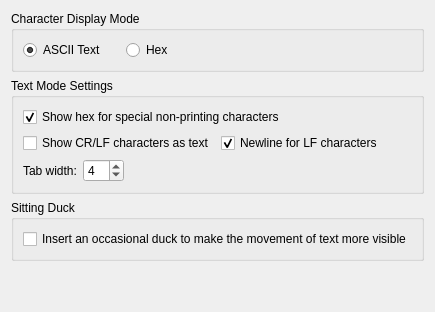
              <widget class="QWidget" name="tab_displayMode">
               <attribute name="title">
                <string>Display Mode</string>
               </attribute>
               <layout class="QVBoxLayout" name="verticalLayout_16">
                <item>
                 <widget class="QGroupBox" name="groupBox_4">
                  <property name="title">
                   <string>Character Display Mode</string>
                  </property>
                  <layout class="QGridLayout" name="gridLayout_14">
                   <property name="horizontalSpacing">
                    <number>20</number>
                   </property>
                   <item row="0" column="0">
                    <widget class="QRadioButton" name="radioButton_displayMode_text">
                     <property name="sizePolicy">
                      <sizepolicy hsizetype="Minimum" vsizetype="Fixed">
                       <horstretch>0</horstretch>
                       <verstretch>0</verstretch>
                      </sizepolicy>
                     </property>
                     <property name="text">
                      <string>ASCII Text</string>
                     </property>
                     <property name="checked">
                      <bool>true</bool>
                     </property>
                    </widget>
                   </item>
                   <item row="0" column="1">
                    <widget class="QRadioButton" name="radioButton_displayMode_hex">
                     <property name="sizePolicy">
                      <sizepolicy hsizetype="Minimum" vsizetype="Fixed">
                       <horstretch>0</horstretch>
                       <verstretch>0</verstretch>
                      </sizepolicy>
                     </property>
                     <property name="text">
                      <string>Hex</string>
                     </property>
                    </widget>
                   </item>
                   <item row="0" column="2">
                    <spacer name="horizontalSpacer_16">
                     <property name="orientation">
                      <enum>Qt::Horizontal</enum>
                     </property>
                     <property name="sizeHint" stdset="0">
                      <size>
                       <width>40</width>
                       <height>20</height>
                      </size>
                     </property>
                    </spacer>
                   </item>
                  </layout>
                 </widget>
                </item>
                <item>
                 <widget class="QGroupBox" name="groupBox_6">
                  <property name="minimumSize">
                   <size>
                    <width>0</width>
                    <height>0</height>
                   </size>
                  </property>
                  <property name="title">
                   <string>Text Mode Settings</string>
                  </property>
                  <layout class="QGridLayout" name="gridLayout_3">
                   <item row="1" column="1">
                    <widget class="QCheckBox" name="checkBox_crLfNewline">
                     <property name="text">
                      <string>Newline for LF characters</string>
                     </property>
                     <property name="checked">
                      <bool>true</bool>
                     </property>
                    </widget>
                   </item>
                   <item row="1" column="0">
                    <widget class="QCheckBox" name="checkBox_showCrLfHex">
                     <property name="text">
                      <string>Show CR/LF characters as text</string>
                     </property>
                    </widget>
                   </item>
                   <item row="0" column="0" colspan="2">
                    <widget class="QCheckBox" name="checkBox_showHexForSpecialChars">
                     <property name="text">
                      <string>Show hex for special non-printing characters</string>
                     </property>
                     <property name="checked">
                      <bool>true</bool>
                     </property>
                    </widget>
                   </item>
                   <item row="2" column="0" colspan="2">
                    <layout class="QHBoxLayout" name="horizontalLayout_21">
                     <property name="topMargin">
                      <number>0</number>
                     </property>
                     <item>
                      <widget class="QLabel" name="label_33">
                       <property name="text">
                        <string>Tab width:</string>
                       </property>
                      </widget>
                     </item>
                     <item>
                      <widget class="QSpinBox" name="spinBox_tabWidth">
                       <property name="minimum">
                        <number>1</number>
                       </property>
                       <property name="value">
                        <number>4</number>
                       </property>
                      </widget>
                     </item>
                     <item>
                      <spacer name="horizontalSpacer_21">
                       <property name="orientation">
                        <enum>Qt::Horizontal</enum>
                       </property>
                       <property name="sizeHint" stdset="0">
                        <size>
                         <width>40</width>
                         <height>20</height>
                        </size>
                       </property>
                      </spacer>
                     </item>
                    </layout>
                   </item>
                  </layout>
                 </widget>
                </item>
                <item>
                 <widget class="QGroupBox" name="groupBox_13">
                  <property name="title">
                   <string>Sitting Duck</string>
                  </property>
                  <layout class="QVBoxLayout" name="verticalLayout_19">
                   <item>
                    <widget class="QCheckBox" name="checkBox_showDuck">
                     <property name="text">
                      <string>Insert an occasional duck to make the movement of text more visible</string>
                     </property>
                    </widget>
                   </item>
                  </layout>
                 </widget>
                </item>
                <item>
                 <spacer name="verticalSpacer_10">
                  <property name="orientation">
                   <enum>Qt::Vertical</enum>
                  </property>
                  <property name="sizeHint" stdset="0">
                   <size>
                    <width>20</width>
                    <height>40</height>
                   </size>
                  </property>
                 </spacer>
                </item>
               </layout>
              </widget>
